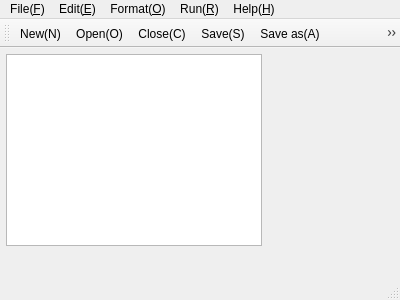
<?xml version="1.0" encoding="UTF-8"?>
<ui version="4.0">
 <class>MainWindow</class>
 <widget class="QMainWindow" name="MainWindow">
  <property name="geometry">
   <rect>
    <x>0</x>
    <y>0</y>
    <width>400</width>
    <height>300</height>
   </rect>
  </property>
  <property name="windowTitle">
   <string>MainWindow</string>
  </property>
  <property name="windowIcon">
   <iconset>
    <normaloff>myIcon.ico</normaloff>
    <normalon>myIcon.ico</normalon>
    <disabledoff>myIcon.ico</disabledoff>
    <disabledon>myIcon.ico</disabledon>
    <activeoff>myIcon.ico</activeoff>
    <activeon>myIcon.ico</activeon>
    <selectedoff>myIcon.ico</selectedoff>
    <selectedon>myIcon.ico</selectedon>myIcon.ico</iconset>
  </property>
  <property name="styleSheet">
   <string notr="true">QLabel{
	
	background-color: rgb(255, 248, 234);
	
	font: 10pt &quot;Consolas&quot;;
}
QTextEdit{
	
	border-image: url(:/myIcon/icon/geometry.ico);
}</string>
  </property>
  <widget class="QWidget" name="centralWidget">
   <widget class="QTextEdit" name="textEdit">
    <property name="geometry">
     <rect>
      <x>6</x>
      <y>6</y>
      <width>256</width>
      <height>192</height>
     </rect>
    </property>
   </widget>
  </widget>
  <widget class="QMenuBar" name="menuBar">
   <property name="geometry">
    <rect>
     <x>0</x>
     <y>0</y>
     <width>400</width>
     <height>17</height>
    </rect>
   </property>
   <widget class="QMenu" name="menuFile_F">
    <property name="title">
     <string>File(&amp;F)</string>
    </property>
    <addaction name="action_New"/>
    <addaction name="action_Open"/>
    <addaction name="action_Close"/>
    <addaction name="action_Save"/>
    <addaction name="action_SaveAs"/>
    <addaction name="action_Exit"/>
   </widget>
   <widget class="QMenu" name="menuEdit_E">
    <property name="title">
     <string>Edit(&amp;E)</string>
    </property>
    <addaction name="action_Undo"/>
    <addaction name="action_Cut"/>
    <addaction name="action_Copy"/>
    <addaction name="action_Paste"/>
    <addaction name="action_Find"/>
   </widget>
   <widget class="QMenu" name="menuHelp_H">
    <property name="title">
     <string>Help(&amp;H)</string>
    </property>
    <addaction name="action_Help"/>
   </widget>
   <widget class="QMenu" name="menuFormat_O">
    <property name="title">
     <string>Format(&amp;O)</string>
    </property>
    <widget class="QMenu" name="menuFont_F">
     <property name="title">
      <string>Font(&amp;F)</string>
     </property>
     <addaction name="separator"/>
     <addaction name="actionBold_B"/>
     <addaction name="actionKerning_K"/>
     <addaction name="actionItalic_I"/>
     <addaction name="actionDFKai"/>
     <addaction name="actionKai"/>
     <addaction name="actionSong"/>
     <addaction name="actionArial"/>
     <addaction name="actionBerlin_Sans_FB"/>
     <addaction name="actionBook_Antiqua"/>
     <addaction name="actionCalibri"/>
     <addaction name="actionComic_Sans_MS"/>
     <addaction name="actionConsolas"/>
     <addaction name="actionConstantia"/>
     <addaction name="actionForte"/>
     <addaction name="actionMicrosoft_Accor_Black"/>
     <addaction name="actionPoor_Richard"/>
     <addaction name="actionTahoma"/>
     <addaction name="actionTekton_Pro_Cond"/>
     <addaction name="actionTimes_New_Roman"/>
     <addaction name="actionWide_Latin"/>
    </widget>
    <widget class="QMenu" name="menuSize_S">
     <property name="title">
      <string>Size(&amp;S)</string>
     </property>
     <addaction name="action8"/>
     <addaction name="action9"/>
     <addaction name="action10"/>
     <addaction name="action11"/>
     <addaction name="action12"/>
     <addaction name="action13"/>
     <addaction name="action14"/>
     <addaction name="action15"/>
     <addaction name="action16"/>
     <addaction name="action17"/>
     <addaction name="action18"/>
     <addaction name="action19"/>
     <addaction name="action20"/>
    </widget>
    <widget class="QMenu" name="menuColor_C">
     <property name="title">
      <string>Color(&amp;C)</string>
     </property>
     <addaction name="actionBlack_B"/>
     <addaction name="actionRed_R"/>
     <addaction name="actionGreen_G"/>
     <addaction name="actionYellow_Y"/>
     <addaction name="actionBlue"/>
     <addaction name="actionGray"/>
    </widget>
    <addaction name="menuFont_F"/>
    <addaction name="menuSize_S"/>
    <addaction name="menuColor_C"/>
   </widget>
   <widget class="QMenu" name="menuRun_R">
    <property name="title">
     <string>Run(&amp;R)</string>
    </property>
    <addaction name="actionAssemble"/>
    <addaction name="actionDisassemble_D"/>
   </widget>
   <addaction name="menuFile_F"/>
   <addaction name="menuEdit_E"/>
   <addaction name="menuFormat_O"/>
   <addaction name="menuRun_R"/>
   <addaction name="menuHelp_H"/>
  </widget>
  <widget class="QToolBar" name="mainToolBar">
   <attribute name="toolBarArea">
    <enum>TopToolBarArea</enum>
   </attribute>
   <attribute name="toolBarBreak">
    <bool>false</bool>
   </attribute>
   <addaction name="action_New"/>
   <addaction name="action_Open"/>
   <addaction name="action_Close"/>
   <addaction name="action_Save"/>
   <addaction name="action_SaveAs"/>
   <addaction name="action_Undo"/>
   <addaction name="action_Cut"/>
   <addaction name="action_Copy"/>
   <addaction name="action_Paste"/>
   <addaction name="action_Find"/>
   <addaction name="actionAssemble"/>
   <addaction name="actionDisassemble_D"/>
  </widget>
  <widget class="QStatusBar" name="statusBar"/>
  <action name="action_New">
   <property name="icon">
    <iconset resource="myicon.qrc">
     <normaloff>:/myIcon/icon/new.ico</normaloff>:/myIcon/icon/new.ico</iconset>
   </property>
   <property name="text">
    <string>New(&amp;N)</string>
   </property>
   <property name="statusTip">
    <string>New file</string>
   </property>
   <property name="shortcut">
    <string>Ctrl+N</string>
   </property>
  </action>
  <action name="action_Open">
   <property name="icon">
    <iconset resource="myicon.qrc">
     <normaloff>:/myIcon/icon/open.ico</normaloff>:/myIcon/icon/open.ico</iconset>
   </property>
   <property name="text">
    <string>Open(&amp;O)</string>
   </property>
   <property name="shortcut">
    <string>Ctrl+O</string>
   </property>
  </action>
  <action name="action_Close">
   <property name="icon">
    <iconset resource="myicon.qrc">
     <normaloff>:/myIcon/icon/close.ico</normaloff>:/myIcon/icon/close.ico</iconset>
   </property>
   <property name="text">
    <string>Close(&amp;C)</string>
   </property>
   <property name="shortcut">
    <string>Ctrl+W</string>
   </property>
  </action>
  <action name="action_Save">
   <property name="icon">
    <iconset resource="myicon.qrc">
     <normaloff>:/myIcon/icon/save.ico</normaloff>:/myIcon/icon/save.ico</iconset>
   </property>
   <property name="text">
    <string>Save(&amp;S)</string>
   </property>
   <property name="shortcut">
    <string>Ctrl+S</string>
   </property>
  </action>
  <action name="action_SaveAs">
   <property name="icon">
    <iconset resource="myicon.qrc">
     <normaloff>:/myIcon/icon/saveAs.ico</normaloff>:/myIcon/icon/saveAs.ico</iconset>
   </property>
   <property name="text">
    <string>Save as(&amp;A)</string>
   </property>
  </action>
  <action name="action_Exit">
   <property name="text">
    <string>Exit(&amp;X)</string>
   </property>
   <property name="shortcut">
    <string>Ctrl+Q</string>
   </property>
  </action>
  <action name="action_Undo">
   <property name="icon">
    <iconset resource="myicon.qrc">
     <normaloff>:/myIcon/icon/undo.ico</normaloff>:/myIcon/icon/undo.ico</iconset>
   </property>
   <property name="text">
    <string>Undo(&amp;Z)</string>
   </property>
   <property name="shortcut">
    <string>Ctrl+Z</string>
   </property>
  </action>
  <action name="action_Cut">
   <property name="icon">
    <iconset resource="myicon.qrc">
     <normaloff>:/myIcon/icon/cut.ico</normaloff>:/myIcon/icon/cut.ico</iconset>
   </property>
   <property name="text">
    <string>Cut(&amp;X)</string>
   </property>
   <property name="shortcut">
    <string>Ctrl+X</string>
   </property>
  </action>
  <action name="action_Copy">
   <property name="icon">
    <iconset resource="myicon.qrc">
     <normaloff>:/myIcon/icon/copy.ico</normaloff>:/myIcon/icon/copy.ico</iconset>
   </property>
   <property name="text">
    <string>Copy(&amp;C)</string>
   </property>
   <property name="shortcut">
    <string>Ctrl+C</string>
   </property>
  </action>
  <action name="action_Paste">
   <property name="icon">
    <iconset resource="myicon.qrc">
     <normaloff>:/myIcon/icon/paste.ico</normaloff>:/myIcon/icon/paste.ico</iconset>
   </property>
   <property name="text">
    <string>Paste(&amp;V)</string>
   </property>
   <property name="shortcut">
    <string>Ctrl+V</string>
   </property>
  </action>
  <action name="action_Find">
   <property name="icon">
    <iconset resource="myicon.qrc">
     <normaloff>:/myIcon/icon/search.ico</normaloff>:/myIcon/icon/search.ico</iconset>
   </property>
   <property name="text">
    <string>Find(&amp;F)</string>
   </property>
   <property name="shortcut">
    <string>Ctrl+F</string>
   </property>
  </action>
  <action name="action_Help">
   <property name="text">
    <string>Imprint</string>
   </property>
   <property name="shortcut">
    <string>Ctrl+H</string>
   </property>
  </action>
  <action name="actionBold_B">
   <property name="text">
    <string>Bold</string>
   </property>
  </action>
  <action name="actionKerning_K">
   <property name="text">
    <string>Kerning</string>
   </property>
  </action>
  <action name="actionItalic_I">
   <property name="text">
    <string>Italic</string>
   </property>
  </action>
  <action name="action8">
   <property name="text">
    <string>8</string>
   </property>
  </action>
  <action name="action9">
   <property name="text">
    <string>9</string>
   </property>
  </action>
  <action name="action10">
   <property name="text">
    <string>10</string>
   </property>
  </action>
  <action name="action11">
   <property name="text">
    <string>11</string>
   </property>
  </action>
  <action name="action12">
   <property name="text">
    <string>12</string>
   </property>
  </action>
  <action name="action13">
   <property name="text">
    <string>13</string>
   </property>
  </action>
  <action name="action14">
   <property name="text">
    <string>14</string>
   </property>
  </action>
  <action name="action15">
   <property name="text">
    <string>15</string>
   </property>
  </action>
  <action name="action16">
   <property name="text">
    <string>16</string>
   </property>
  </action>
  <action name="action17">
   <property name="text">
    <string>17</string>
   </property>
  </action>
  <action name="action18">
   <property name="text">
    <string>18</string>
   </property>
  </action>
  <action name="action19">
   <property name="text">
    <string>19</string>
   </property>
  </action>
  <action name="action20">
   <property name="text">
    <string>20</string>
   </property>
  </action>
  <action name="actionRed_R">
   <property name="text">
    <string>Red</string>
   </property>
  </action>
  <action name="actionGreen_G">
   <property name="text">
    <string>Green</string>
   </property>
  </action>
  <action name="actionYellow_Y">
   <property name="text">
    <string>Yellow</string>
   </property>
  </action>
  <action name="actionBlack_B">
   <property name="text">
    <string>Black</string>
   </property>
  </action>
  <action name="actionBlue">
   <property name="text">
    <string>Blue</string>
   </property>
  </action>
  <action name="actionGray">
   <property name="text">
    <string>Gray</string>
   </property>
  </action>
  <action name="actionSong">
   <property name="text">
    <string>Song</string>
   </property>
  </action>
  <action name="actionConsolas">
   <property name="text">
    <string>Consolas</string>
   </property>
  </action>
  <action name="actionCalibri">
   <property name="text">
    <string>Calibri</string>
   </property>
  </action>
  <action name="actionKai">
   <property name="text">
    <string>Kai</string>
   </property>
  </action>
  <action name="actionComic_Sans_MS">
   <property name="text">
    <string>Comic Sans MS</string>
   </property>
  </action>
  <action name="actionArial">
   <property name="text">
    <string>Arial</string>
   </property>
  </action>
  <action name="actionConstantia">
   <property name="text">
    <string>Constantia</string>
   </property>
  </action>
  <action name="actionBerlin_Sans_FB">
   <property name="text">
    <string>Berlin Sans FB</string>
   </property>
  </action>
  <action name="actionMicrosoft_Accor_Black">
   <property name="text">
    <string>Microsoft Accor Black</string>
   </property>
  </action>
  <action name="actionTekton_Pro_Cond">
   <property name="text">
    <string>Tekton Pro Cond</string>
   </property>
  </action>
  <action name="actionPoor_Richard">
   <property name="text">
    <string>Poor Richard</string>
   </property>
  </action>
  <action name="actionForte">
   <property name="text">
    <string>Forte</string>
   </property>
  </action>
  <action name="actionBook_Antiqua">
   <property name="text">
    <string>Book Antiqua</string>
   </property>
  </action>
  <action name="actionTimes_New_Roman">
   <property name="text">
    <string>Times New Roman</string>
   </property>
  </action>
  <action name="actionTahoma">
   <property name="text">
    <string>Tahoma</string>
   </property>
  </action>
  <action name="actionWide_Latin">
   <property name="text">
    <string>Wide Latin</string>
   </property>
  </action>
  <action name="actionDFKai">
   <property name="text">
    <string>DFKai-SB</string>
   </property>
  </action>
  <action name="actionAssemble">
   <property name="icon">
    <iconset resource="myicon.qrc">
     <normaloff>:/myIcon/icon/assemble.ico</normaloff>:/myIcon/icon/assemble.ico</iconset>
   </property>
   <property name="text">
    <string>Assemble(&amp;A)</string>
   </property>
   <property name="shortcut">
    <string>F5</string>
   </property>
  </action>
  <action name="actionDisassemble_D">
   <property name="icon">
    <iconset resource="myicon.qrc">
     <normaloff>:/myIcon/icon/disassemble.ico</normaloff>:/myIcon/icon/disassemble.ico</iconset>
   </property>
   <property name="text">
    <string>Disassemble(&amp;D)</string>
   </property>
   <property name="shortcut">
    <string>F6</string>
   </property>
  </action>
 </widget>
 <layoutdefault spacing="6" margin="11"/>
 <resources>
  <include location="myicon.qrc"/>
 </resources>
 <connections/>
</ui>
